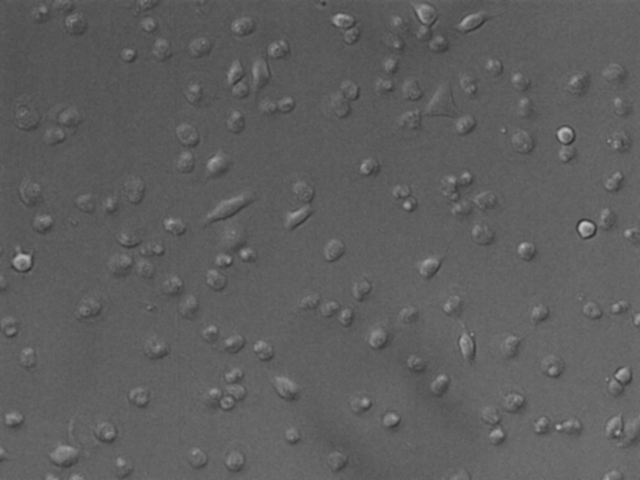
%> input picture matlab_tests/Scene1Interval067_PHASE-1_blur2.tif, 640 x 480 px
$ octave test3.m   (GNU Octave 9; MATLAB toolbox functions it lacks are replaced by stand-ins)
%> lines starting %> are read from the running program, lines starting %| are printed output that depends on the picture; in (x1, y1, x2, y2) boxes, pixels count from 0 and x2, y2 are one past the last pixel; in counts of white or black regions, pixels touching at a corner belong together; the program's own positions count from 1
set(0,'DefaultFigureWindowStyle','docked')

cyto = imread('Scene1Interval067_PHASE-1_blur2.tif');
%> cyto is the input picture: size 480x640 uint8; min 50, max 197, mean 94.5
figure;
imshow(cyto,[prctile(cyto(:),1) prctile(cyto(:),99)]);
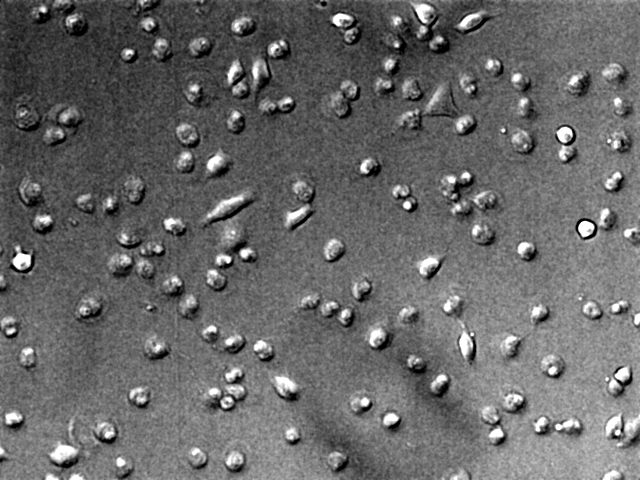
%> displayed picture: size 480x640, on the screen's scale of 0 to 255; min 0, max 255, mean 104.2


%% Remove extreme pixel values (this also scales values between 0 and 1)
bot = double(prctile(cyto(:),1));
%> bot = 74
top = double(prctile(cyto(:),99));
%> top = 124
cyto = (double(cyto)-bot) / (top - bot);
%> cyto: size 480x640 double
cyto(cyto>1) = 1; % do the removing
cyto(cyto<0) = 0; % do the removing
figure('name','cyto','NumberTitle', 'off'); imshow(cyto,[])

%% Create mask of cells
% threshold
cyto_thresh = cyto > .18;
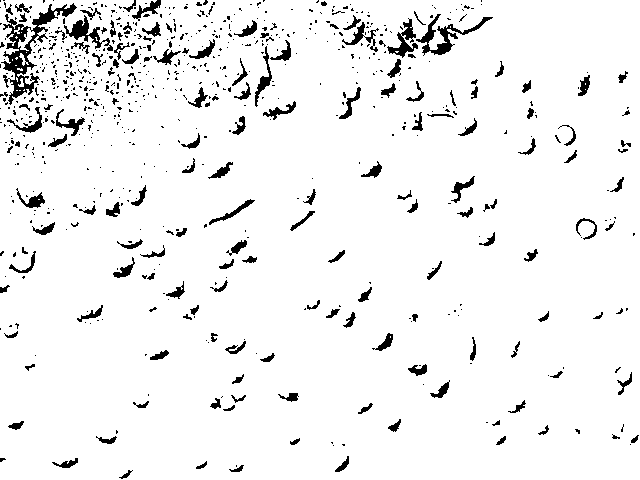
%> cyto_thresh: size 480x640 logical; 94.3% white; 747 black regions (588 under 20 px), largest, box (x1, y1, x2, y2) and area: (1, 3, 77, 105) 1739, (416, 14, 493, 56) 727, (64, 15, 113, 51) 493
%cyto_thresh = cyto > graythresh(cyto); % otsu
figure('name','cyto_thresh','NumberTitle', 'off'); imshow(cyto_thresh,[])

% clear small objects
cyto_nuc_cleared = bwareaopen(cyto_thresh, 2000);
%> cyto_nuc_cleared: size 480x640 logical; 94.2% white; 747 black regions (588 under 20 px), largest, box (x1, y1, x2, y2) and area: (1, 3, 77, 105) 1881, (416, 14, 493, 56) 729, (64, 15, 113, 51) 499
figure('name','nuc_mask_cleared','NumberTitle', 'off'); imshow(cyto_nuc_cleared,[])
% [6 lines of commented-out code are left out]

cyto_mask = cyto_nuc_cleared; % set a better variable name


%% Find seeds
cyto_smooth = imgaussfilt(cyto,12); % more smoothing to join close seeds
seeds = imregionalmax(cyto_smooth);
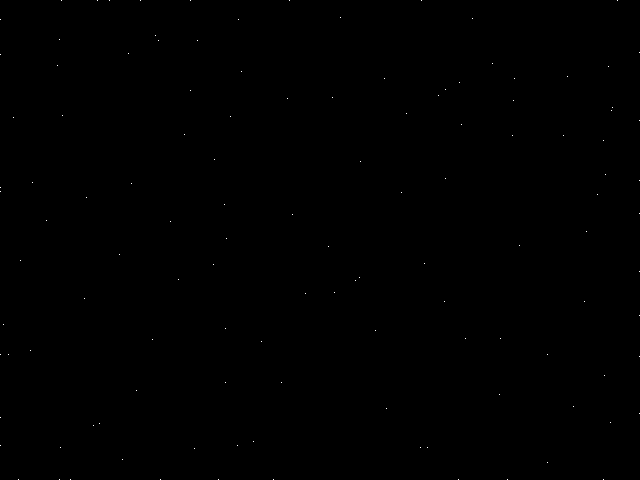
%> seeds: size 480x640 logical; 0.04% white in thin lines or dots
seeds(cyto_mask==0)=0; % remove seeds outside of our cyto mask
%> seeds: size 480x640 logical; 0.04% white in thin lines or dots
% Debug with plot
[X Y] = find(seeds)
%> X = 121 values from 1 to 480; Y = 121 values from 1 to 640
figure('name','seeds','NumberTitle', 'off')
imshow(cyto,[]);
hold on;
plot(Y,X,'or','markersize',2,'markerfacecolor','r')

% [11 lines of commented-out code are left out]


%% Watershed
cyto_smooth = imgaussfilt(cyto,1); % don't smooth too much for watersheding
cyto_min = imimposemin(max(cyto_smooth(:))-cyto_smooth,seeds); % set locations of seeds to be -Inf (cause matlab watershed)
%figure('name','cyto_min','NumberTitle', 'off')
%imshow(cyto_min,[]);
cyto_ws = watershed(cyto_min);
%> cyto_ws: size 480x640 uint8; 122 distinct labels, from 0 to 121
cyto_ws(cyto_mask==0)=0; % remove areas that aren't in our cyto mask
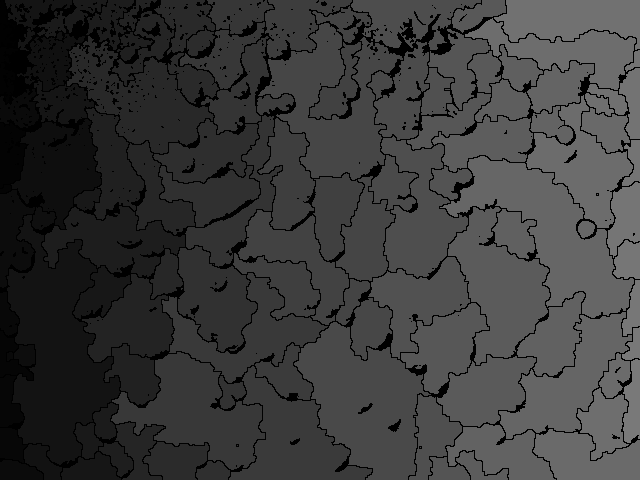
%> cyto_ws: size 480x640 uint8; min 0, max 121, mean 58.8
figure('name','cyto_ws','NumberTitle', 'off')
imshow(cyto_ws,[]);

labelled_cyto = cyto_ws; % set a better variable name

% Clear cells touching the boarder
labelled_cyto = imclearborder(labelled_cyto);

% Fill holes
labelled_cyto = imfill(labelled_cyto,'holes');
figure('name','labelled_cyto','NumberTitle', 'off')
imshow(labelled_cyto,[]);


%% Color overlay v1
% Display original image
figure
imshow(imoverlay(uint8(cyto*255),bwperim(labelled_cyto),'r'),[]);
hold on
% Display color overlay
labelled_cyto_rgb = label2rgb(uint32(labelled_cyto), 'jet', [1 1 1], 'shuffle');
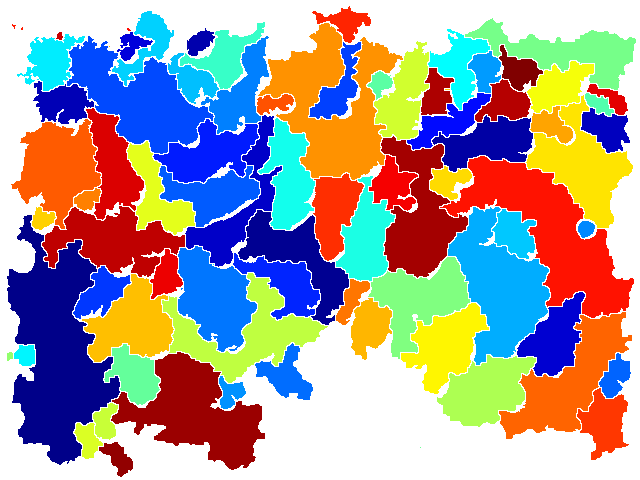
%> labelled_cyto_rgb: size 480x640x3 uint8; mean R, G, B 164.3, 155.5, 153.3
himage = imshow(labelled_cyto_rgb,[]);
himage.AlphaData = cyto_mask*.3;
% Display red borders
[xm,ym]=find(seeds);
%> xm = 121 values from 1 to 480; ym = 121 values from 1 to 640
hold on
plot(ym,xm,'or','markersize',2,'markerfacecolor','g','markeredgecolor','g')
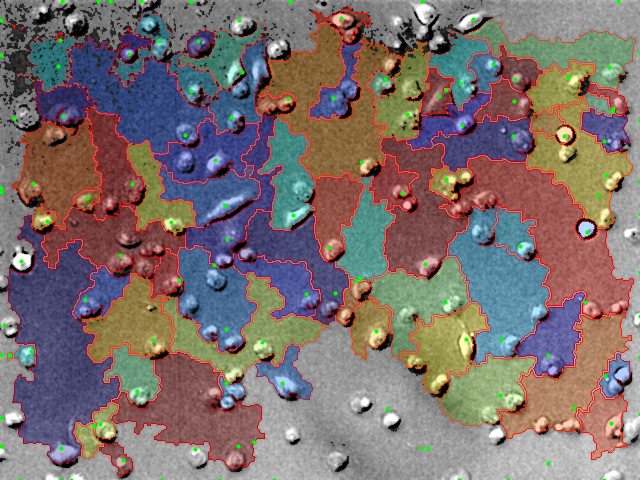
%> figure redrawn from the program's plot data

%% Color overlay v2 (perim only)
% Display original image
figure
imshow(uint8(cyto*255),[]);
hold on
% Display color overlay
labelled_cyto_rgb = label2rgb(uint32(bwlabel(bwperim(labelled_cyto))), 'jet', [1 1 1], 'shuffle');
himage = imshow(labelled_cyto_rgb,[]);
himage.AlphaData = cyto_mask*.3;
% Display red borders
[xm,ym]=find(seeds);
hold on
plot(ym,xm,'or','markersize',2,'markerfacecolor','g','markeredgecolor','g')
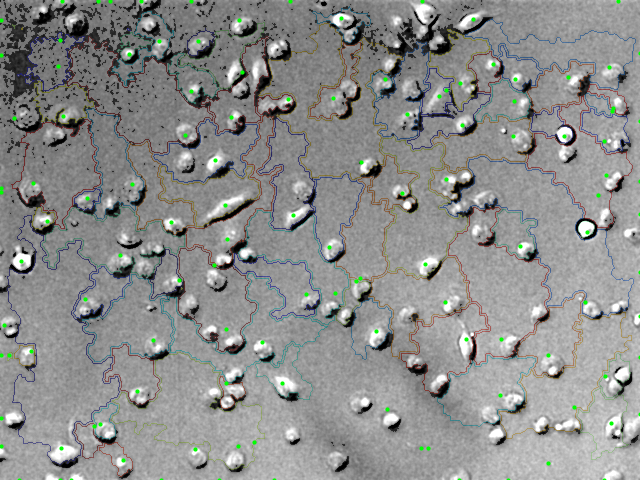
%> figure redrawn from the program's plot data
